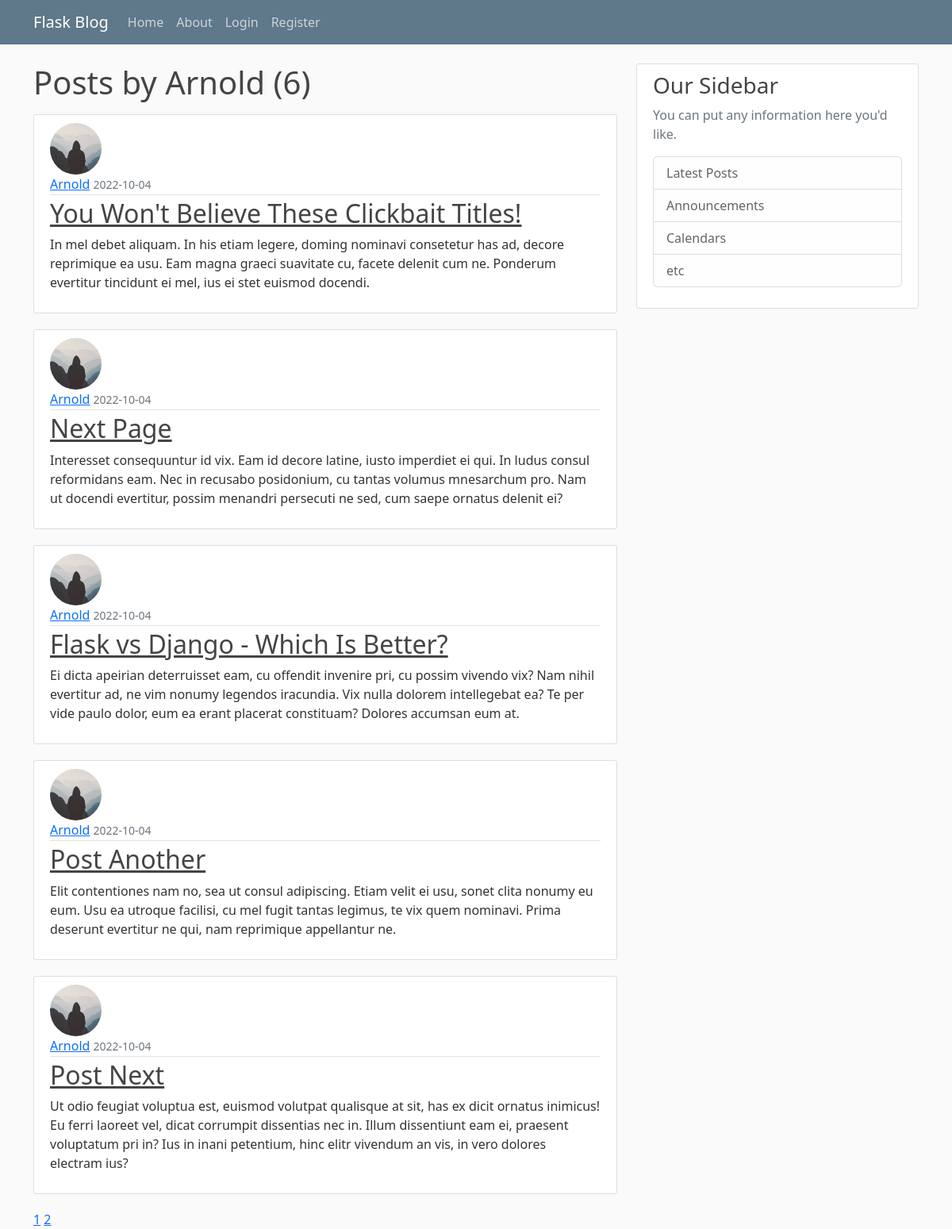
The app's page /user/Arnold with its own data.
### flaskblog/models.py (models this page shows, shortened)
class User(db.Model, UserMixin):
    id = db.Column(db.Integer, primary_key=True)
    username = db.Column(db.String(20), unique=True, nullable=False)
    email = db.Column(db.String(120), unique=True, nullable=False)
    image_file = db.Column(db.String(20), nullable=False, default="default.jpg")
    password = db.Column(db.String(60), nullable=False)
    posts = db.relationship("Post", backref="author", lazy=True)

class Post(db.Model):
    id = db.Column(db.Integer, primary_key=True)
    title = db.Column(db.String(100), nullable=False)
    date_posted = db.Column(db.DateTime, nullable=False, default=datetime.utcnow)
    content = db.Column(db.Text, nullable=False)
    user_id = db.Column(db.Integer, db.ForeignKey("user.id"), nullable=False)

### flaskblog/users/routes.py (the view)
@users.route("/user/<string:username>")
def user_posts(username):
    page = request.args.get("page", 1, type=int)
    user = User.query.filter_by(username=username).first_or_404()
    posts = (
        Post.query.filter_by(author=user)
        .order_by(Post.date_posted.desc())
        .paginate(page=page, per_page=5)
    )
    return render_template("user_posts.html", posts=posts, user=user)

### flaskblog/templates/user_posts.html
{% extends "layout.html" %}
{% block content %}
<h1 class="mb-3">Posts by {{ user.username }} ({{ posts.total }})</h1>
{% for post in posts.items %}
<article class="media content-section">
    <img class="rounded-circle article-img" src="{{ url_for('static', filename='profile_pic/' + post.author.image_file) }}">
    <div class="media-body">
        <div class="article-metadata">
            <a class="mr-2" href="{{ url_for('users.user_posts', username=post.author.username) }}">{{ post.author.username }}</a>
            <small class="text-muted">{{ post.date_posted.strftime("%Y-%m-%d") }}</small>
        </div>
        <h2><a class="article-title" href="{{ url_for('posts.post', post_id=post.id) }}">{{ post.title }}</a></h2>
        <p class="article-content">{{ post.content }}</p>
    </div>
</article>
{% endfor %}
{% for page_num in posts.iter_pages(left_edge=1, right_edge=1, left_current=1, right_current=2) %}
{% if page_num %}
{% if posts.page == page_num %}
<a class="btm btm-info mb-4" href="{{ url_for('users.user_posts', username=user.username, page=page_num) }}">{{ page_num }}</a>
{% else %}
<a class="btm btm-outline-info mb-4" href="{{ url_for('users.user_posts', username=user.username, page=page_num) }}">{{ page_num }}</a>
{% endif %}
{% else %}
...
{% endif %}
{% endfor %}
{% endblock content %}

### flaskblog/templates/layout.html (shortened to what this page needs)
<!DOCTYPE html>
<html lang="en">
<head>
    <link href="https://cdn.jsdelivr.net/npm/bootstrap@5.2.1/dist/css/bootstrap.min.css" rel="stylesheet"
>
    <link rel="stylesheet" type="text/css" href="{{ url_for('static', filename='main.css') }}">
</head>
<body>
    <header class="site-header">
        <nav class="navbar navbar-expand-md navbar-dark bg-steel fixed-top">
            <div class="container">
                <a class="navbar-brand mr-4" href="/">Flask Blog</a>
                <div class="collapse navbar-collapse" id="navbarToggle">
                    <div class="navbar-nav mr-auto">
                        <a class="nav-item nav-link" href="{{ url_for('main.home') }}">Home</a>
                        <a class="nav-item nav-link" href="{{ url_for('main.about') }}">About</a>
                    </div>
                    <div class="navbar-nav">
                        {% if current_user.is_authenticated %}
                        <a class="nav-item nav-link" href="{{ url_for('posts.new_post') }}">New Post</a>
                        <a class="nav-item nav-link" href="{{ url_for('users.account') }}">Account</a>
                        <a class="nav-item nav-link" href="{{ url_for('users.logout') }}">Logout</a>
                        {% else %}
                        <a class="nav-item nav-link" href="{{ url_for('users.login') }}">Login</a>
                        <a class="nav-item nav-link" href="{{ url_for('users.register') }}">Register</a>
                        {% endif %}
                    </div>
                </div>
            </div>
        </nav>
    </header>
    <main role="main" class="container">
        <div class="row">
            <div class="col-md-8">
                {% block content %}{% endblock %}
            </div>
            <div class="col-md-4">
                <div class="content-section">
                    <h3>Our Sidebar</h3>
                    <p class='text-muted'>You can put any information here you'd like.
                    <ul class="list-group">
                        <li class="list-group-item list-group-item-light">Latest Posts</li>
                        <li class="list-group-item list-group-item-light">Announcements</li>
                        <li class="list-group-item list-group-item-light">Calendars</li>
                        <li class="list-group-item list-group-item-light">etc</li>
                    </ul>
                    </p>
                </div>
            </div>
        </div>
    </main>
</body>
</html>

### flaskblog/static/main.css (style rules this page uses)
body { background: #fafafa; color: #333333; margin-top: 5rem; }
h1, h2, h3, h4, h5, h6 { color: #444444; }
.bg-steel { background-color: #5f788a; }
.site-header .navbar-nav .nav-link { color: #cbd5db; }
.content-section { background: #ffffff; padding: 10px 20px; border: 1px solid #dddddd; border-radius: 3px; margin-bottom: 20px; }
.article-title { color: #444444; }
.article-content { white-space: pre-line; }
.article-img { height: 65px; width: 65px; margin-right: 16px; }
.article-metadata { padding-bottom: 1px; margin-bottom: 4px; border-bottom: 1px solid #e3e3e3 }

### records on screen
User: username "Arnold"
Post: image_file (placeholder picture), author.username "Arnold", date_posted "2022-10-04", title "You Won't Believe These Clickbait Titles!", content "In mel debet aliquam. In his etiam legere, doming nominavi consetetur has ad, decore reprimique ea usu. Eam magna graeci suavitate cu, facete delenit cum ne. Ponderum evertitur tincidunt ei mel, ius ei stet euismod docendi."
Post: image_file (placeholder picture), author.username "Arnold", date_posted "2022-10-04", title "Next Page", content "Interesset consequuntur id vix. Eam id decore latine, iusto imperdiet ei qui. In ludus consul reformidans eam. Nec in recusabo posidonium, cu tantas volumus mnesarchum pro. Nam ut docendi evertitur, possim menandri persecuti ne sed, cum saepe ornatus delenit ei?"
Post: image_file (placeholder picture), author.username "Arnold", date_posted "2022-10-04", title "Flask vs Django - Which Is Better?", content "Ei dicta apeirian deterruisset eam, cu offendit invenire pri, cu possim vivendo vix? Nam nihil evertitur ad, ne vim nonumy legendos iracundia. Vix nulla dolorem intellegebat ea? Te per vide paulo dolor, eum ea erant placerat constituam? Dolores accumsan eum at."
Post: image_file (placeholder picture), author.username "Arnold", date_posted "2022-10-04", title "Post Another", content "Elit contentiones nam no, sea ut consul adipiscing. Etiam velit ei usu, sonet clita nonumy eu eum. Usu ea utroque facilisi, cu mel fugit tantas legimus, te vix quem nominavi. Prima deserunt evertitur ne qui, nam reprimique appellantur ne."
Post: image_file (placeholder picture), author.username "Arnold", date_posted "2022-10-04", title "Post Next", content "Ut odio feugiat voluptua est, euismod volutpat qualisque at sit, has ex dicit ornatus inimicus! Eu ferri laoreet vel, dicat corrumpit dissentias nec in. Illum dissentiunt eam ei, praesent voluptatum pri in? Ius in inani petentium, hinc elitr vivendum an vis, in vero dolores electram ius?"

### other values on screen
{{ posts.total }} "6"
{{ page_num }} "1"
{{ page_num }} "2"
